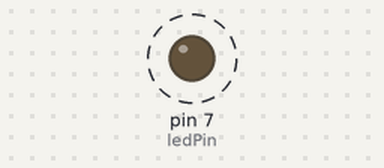
The sketch below on a simulated Arduino Uno, built with avr-gcc and run on an emulated ATmega328P. On the bench: output pins drawn as LEDs (lit = HIGH). Dashed ring = blinking. At 2.0 s the program stops and its outputs stay as they are.

Above: at 1.05 s.
Timing chart, 0 to 3.5 s (numbered marks = the images above):
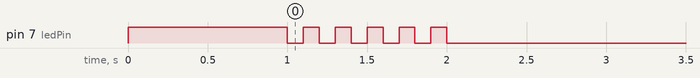

The sketch:

05_practice_2.ino
```cpp
const int ledPin = 7;
int count = 0;

void setup() {
  pinMode(ledPin, OUTPUT);
  digitalWrite(ledPin, 1);
  delay(1000);
  digitalWrite(ledPin, 0);
}

void loop() {
  while (count < 5) {
    digitalWrite(ledPin, 0);
    delay(100);
    digitalWrite(ledPin, 1);
    delay(100);
    count += 1;
  }
  digitalWrite(ledPin, 0);
  while (1) {
    //
  }
}
```

Measured:
- by itself, pin 7 (ledPin): alternates HIGH for 0.10 s and LOW for 0.10 s, 11 changes in all, then stays LOW
